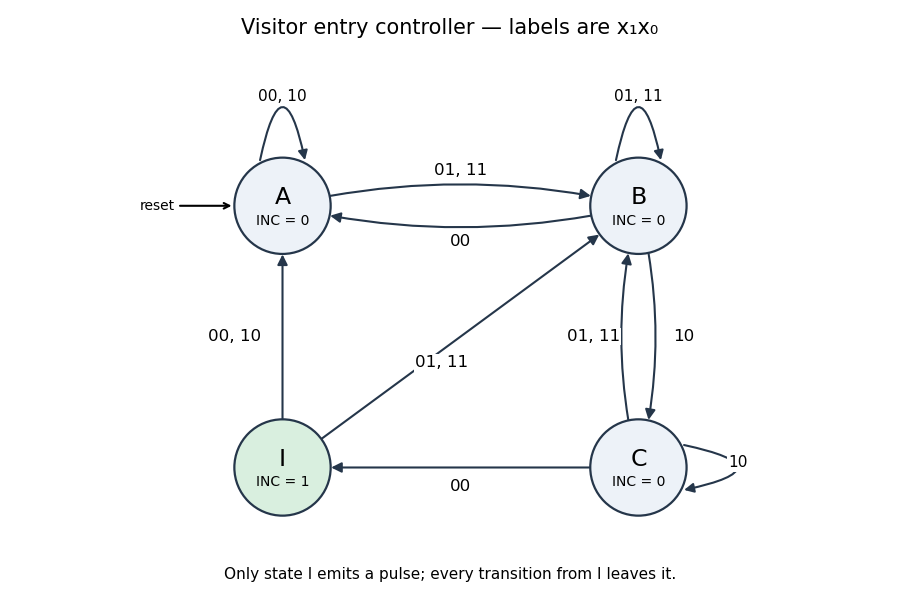

Generate this figure with Python:
"""Draw the complete four-state entry controller; output to cwd."""
from pathlib import Path
import matplotlib
matplotlib.use('Agg')
import matplotlib.pyplot as plt
from matplotlib.patches import Circle, FancyArrowPatch

def main():
    fig, ax = plt.subplots(figsize=(9,6),dpi=100,facecolor='white')
    pos={'A':(-1.7,1.25),'B':(1.7,1.25),'C':(1.7,-1.25),'I':(-1.7,-1.25)}
    for name,(x,y) in pos.items():
        ax.add_patch(Circle((x,y),.46,facecolor='#d9efdf'if name=='I'else'#edf2f8',edgecolor='#25364a',lw=1.6,zorder=3))
        ax.text(x,y+.08,name,ha='center',va='center',fontsize=17,zorder=4)
        ax.text(x,y-.18,'INC = '+str(int(name=='I')),ha='center',fontsize=10,zorder=4)
    def edge(src,dst,label,rad=0,offset=(0,0)):
        start,end=pos[src],pos[dst]
        ax.add_patch(FancyArrowPatch(start,end,connectionstyle=f'arc3,rad={rad}',arrowstyle='-|>',mutation_scale=15,
                                   shrinkA=35,shrinkB=35,lw=1.5,color='#25364a',zorder=2))
        x=(start[0]+end[0])/2+offset[0];y=(start[1]+end[1])/2+offset[1]
        ax.text(x,y,label,ha='center',va='center',fontsize=12,bbox=dict(facecolor='white',edgecolor='none',pad=1),zorder=5)
    edge('A','B','01, 11',-.12,(0,.34));edge('B','A','00',-.12,(0,-.34))
    edge('B','C','10',-.13,(.43,0));edge('C','B','01, 11',-.13,(-.43,0))
    edge('C','I','00',0,(0,-.18));edge('I','A','00, 10',0,(-.46,0))
    edge('I','B','01, 11',0,(-.18,-.25))
    for name,label in [('A','00, 10'),('B','01, 11'),('C','10')]:
        x,y=pos[name]
        start=(x+.41,y+.22) if name=='C' else (x-.22,y+.41)
        end=(x+.41,y-.22) if name=='C' else (x+.22,y+.41)
        ax.add_patch(FancyArrowPatch(start,end,connectionstyle='arc3,rad=-2.4',arrowstyle='-|>',mutation_scale=14,lw=1.5,color='#25364a'))
        ax.text(x+.95 if name=='C' else x,y if name=='C' else y+1.0,label,ha='center',fontsize=11,bbox=dict(facecolor='white',edgecolor='none',pad=1))
    ax.annotate('reset',xy=(-2.16,1.25),xytext=(-2.9,1.25),ha='center',va='center',arrowprops=dict(arrowstyle='->',lw=1.5))
    ax.set_xlim(-3.2,3.0);ax.set_ylim(-2.0,2.7);ax.set_aspect('equal');ax.axis('off')
    fig.suptitle('Visitor entry controller — labels are x₁x₀',fontsize=15,y=.97)
    fig.text(.5,.035,'Only state I emits a pulse; every transition from I leaves it.',ha='center',fontsize=11)
    fig.subplots_adjust(left=.02,right=.98,top=.91,bottom=.09)
    fig.savefig(Path.cwd()/'digital-resit-visitor-controller.png',facecolor='white',transparent=False)
    plt.close(fig)
if __name__ == '__main__': main()
